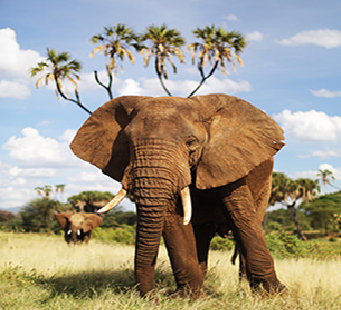
#> input picture refs/image_data/elephant.png, 341 x 310 px; the run also reads 1 picture not shown here
$ jupyter execute L_1.ipynb
#> lines starting #> are read from the running program, lines starting #| are printed output that depends on the picture; after the words box and inside, x2 and y2 are one past the last pixel; in counts of white or black regions, pixels touching at a corner belong together
[cell 1]
# Import necessary libraries
import matplotlib.pyplot as plt
import numpy as np
import pandas as pd
from skimage.io import imread
from skimage import data, exposure, color
from skimage.feature import blob_log

[cell 2]
# Set random seed for reproducibility
seed_value = 123
np.random.seed(seed_value)

[cell 3]
# Basic exploration by reading local image
img_path = 'image_data/elephant.png'  # Path to the elephant image
img = imread(img_path)
#> img is the input picture: shape (310, 341, 4); mean R, G, B, A 159.6, 150.6, 133.4, 255
print("Image shape:", img.shape)  # Height x Width x Channels
#| Image shape: (310, 341, 4)
print("Image size:", img.size)    # Multiplication of H x W x C
#| Image size: 422840

[cell 4]
# Display the image
plt.imshow(img)
plt.show()

[cell 5]
# Normalize the image
x = img / 255
print("Normalized image type:", type(x))
#| Normalized image type: <class 'numpy.ndarray'>
print("Normalized image shape:", x.shape)
#| Normalized image shape: (310, 341, 4)
plt.imshow(x)
plt.show()

[cell 6]
# Gray image reading
img_gray = imread(img_path, as_gray=True)
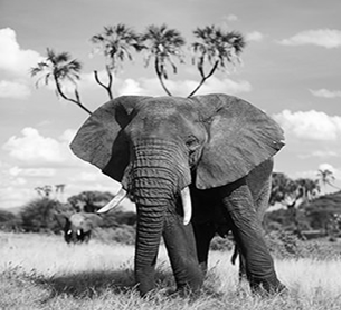
#> img_gray: shape (310, 341) float64; min 0, max 1, mean 0.593
print("Gray image shape:", img_gray.shape)
#| Gray image shape: (310, 341)
plt.imshow(img_gray, cmap='gray')
plt.show()

[cell 7]
# Gray to black and white transformation
cutoff = np.max(img_gray) / 2
#> cutoff = 0.5
img_gray[img_gray < cutoff] = 0
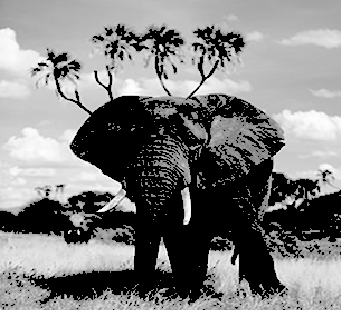
#> img_gray: shape (310, 341) float64; min 0, max 1, mean 0.491
img_gray[img_gray >= cutoff] = 1
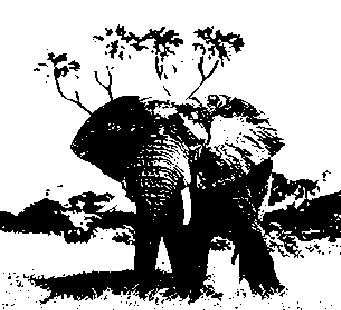
#> img_gray: shape (310, 341) float64; values 0 (black) and 1 (white), 65.6% white; 171 black regions (157 under 20 px), largest, box (x1, y1, x2, y2) and area: (0, 52, 341, 305) 33806, (115, 24, 183, 62) 779, (193, 26, 245, 67) 646
plt.imshow(img_gray, cmap='gray')
plt.show()

[cell 8]
# Basic exploration of inbuilt images and features
camera = data.camera()
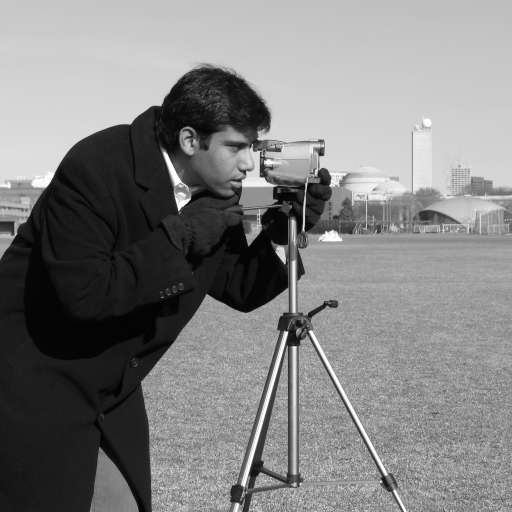
#> input picture skimage.data.camera(), 512 x 512 px
#> camera is the input picture: shape (512, 512); min 0, max 255, mean 129.1
plt.imshow(camera, cmap='gray')
plt.show()

[cell 9]
# Count white dots using blob detection
im = imread("./image_data/wint_sky.gif")
im = np.squeeze(im)
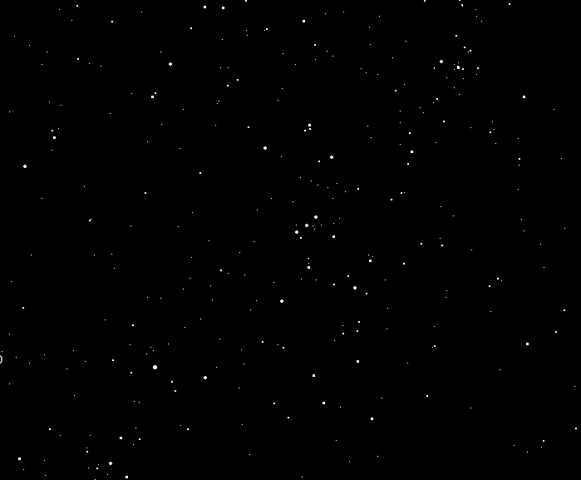
#> im: shape (480, 581); min 0, max 255, mean 0.6
blobs_log = blob_log(im, max_sigma=30, num_sigma=10, threshold=.1)
#> blobs_log = 308 rows, first 8: [463, 110, 1], [61, 441, 1], [225, 306, 1], [377, 205, 1], [157, 331, 1], [67, 458, 1], [137, 54, 1], [166, 24, 1]
blobs_log[:, 2] = blobs_log[:, 2] * np.sqrt(2)
print("Number of white dots counted:", len(blobs_log))
#| Number of white dots counted: 308

[cell 10]
# Visualize detected blobs
fig, ax = plt.subplots()
plt.imshow(im, cmap='gray')
for blob in blobs_log:
    y, x, r = blob
    c = plt.Circle((x, y), r+5, color='blue', linewidth=2, fill=False)
    ax.add_patch(c)
#> this loop made 308 passes
#> (blob, y, x) on passes 1 to 3: ([463, 110, 1.41], 463, 110), ([61, 441, 1.41], 61, 441), ([225, 306, 1.41], 225, 306)
plt.show()
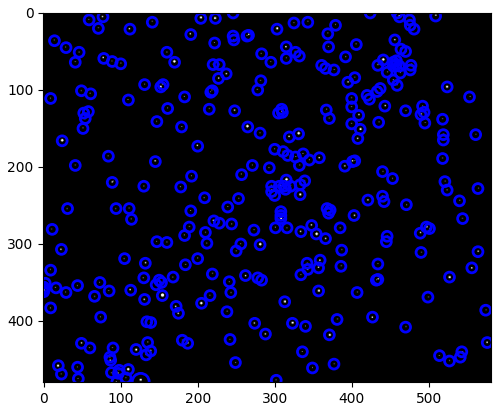
#> figure drawn by matplotlib, 1 panel

[cell 11]
# Color image manipulation
cat = data.chelsea()
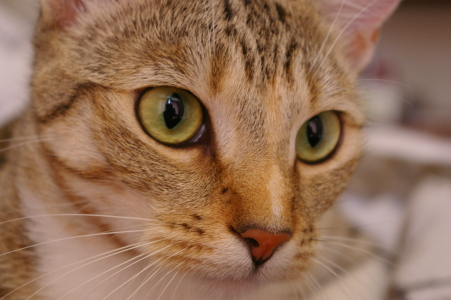
#> input picture skimage.data.chelsea(), 451 x 300 px
#> cat is the input picture: shape (300, 451, 3); mean R, G, B 147.7, 111.4, 86.8
plt.imshow(cat)
plt.show()

[cell 12]
# Convert to grayscale
cat_gray = color.rgb2gray(cat)
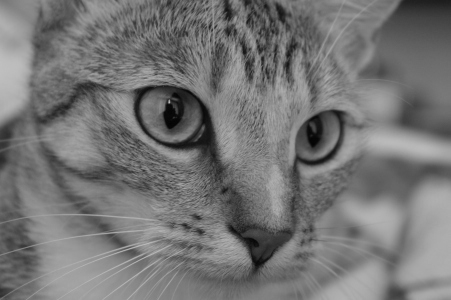
#> cat_gray: shape (300, 451) float64; min 0.0151, max 0.756, mean 0.46
plt.imshow(cat_gray, cmap='gray')
plt.show()

[cell 13]
# LAB color space
lab_image = color.rgb2lab(cat)
#> lab_image: shape (300, 451, 3) float64; mean of channels 0, 1, 2 49.8, 11.4, 19.5
lab_image_rescaled = (lab_image + [0, 128, 128]) / [100, 255, 255]
#> lab_image_rescaled: shape (300, 451, 3) float64; mean of channels 0, 1, 2 0.498, 0.547, 0.578
plt.imshow(lab_image_rescaled)
plt.show()

[cell 14]
# Histograms and contrast adjustments
camera_high_contrast = exposure.rescale_intensity(camera, in_range=(10, 180))
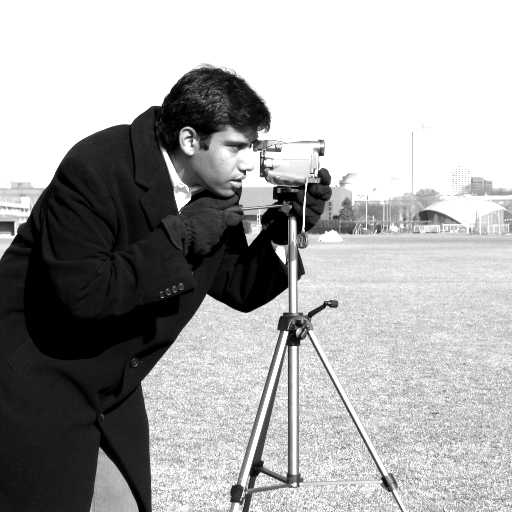
#> camera_high_contrast: shape (512, 512); min 0, max 255, mean 166.6
plt.imshow(camera_high_contrast, cmap='gray')
plt.show()

[cell 15]
# Equalization
equalized_camera = exposure.equalize_hist(camera)
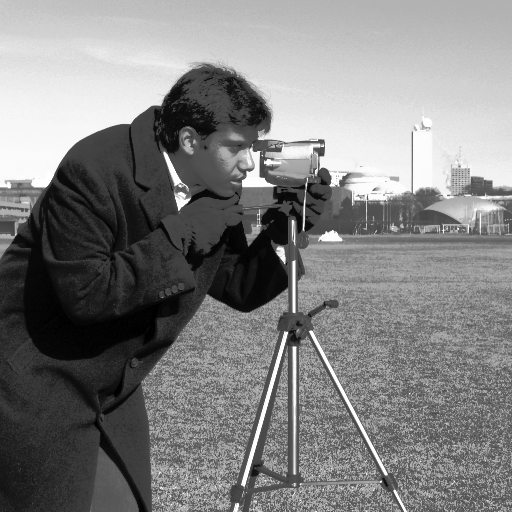
#> equalized_camera: shape (512, 512) float64; min 3.81e-06, max 1, mean 0.504
plt.imshow(equalized_camera, cmap='gray')
plt.show()
